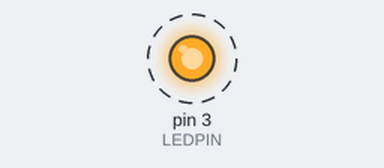
A sketch run on a simulated Arduino Uno, built with avr-gcc and run on an emulated ATmega328P. Shown: output pins drawn as LEDs (lit = HIGH). Dashed ring = blinking.

Above: at 0.5 s.
Timing chart, 0 to 4.6 s (numbered marks = the images above):
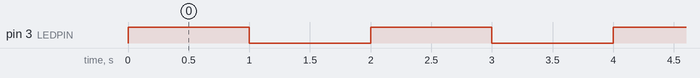

Measured:
- by itself, pin 3 (LEDPIN): alternates HIGH for 1.0 s and LOW for 1.0 s

The sketch:

blinkingled1.ino
```cpp
/*
 This code will make an LED blink
*/

const int LEDPIN = 3;

void setup()
{
  //pinMode(LED_BUILTIN, OUTPUT);
  pinMode(LEDPIN, OUTPUT);
}

void loop()
{
  int ledPinState = digitalRead(LEDPIN);

  if(ledPinState == HIGH)
    digitalWrite(LEDPIN, LOW);
  else
    digitalWrite(LEDPIN, HIGH);

  delay(1000);
}
```
